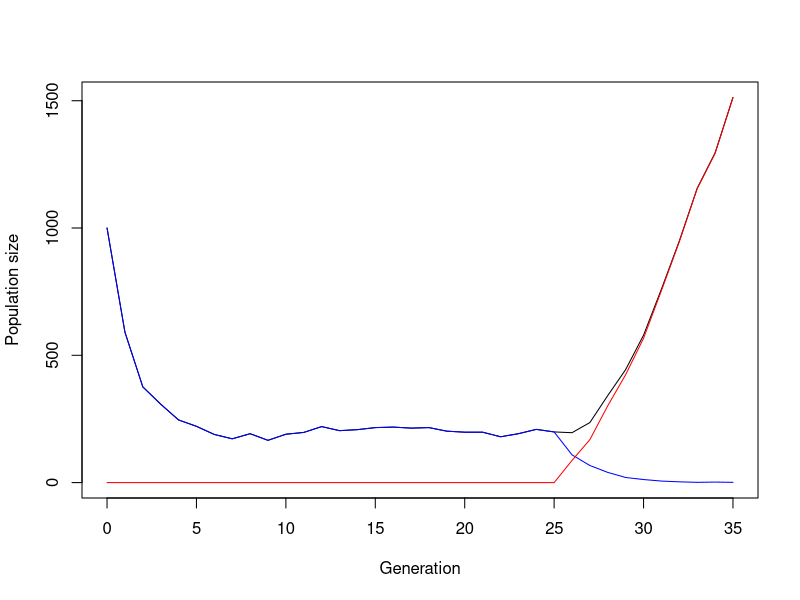

Recreate this plot in R.
## ---- chunk 1
simulate_one_gen_migrants <- function(N_a, N_A, decay_rate, sel_coeff, mut_rate, lambda_a,lambda_A) {
  # draw offspring according to Poisson distribution
  offsp_a <- rpois(1, N_a * (1-decay_rate))
  offsp_A <- rpois(1, N_A * (1-decay_rate+sel_coeff))
  # draw new mutants according to Poisson distribution
  mut_a_to_A <- rpois(1, offsp_a * mut_rate)
  mut_A_to_a <- rpois(1, offsp_A * mut_rate)
  # draw migrants for each genotype
  migrants_a <- rpois(1,lambda_a)
  migrants_A <- rpois(1,lambda_A)
  # determine new population sizes of wild type and mutant
  N_a_new <- max(offsp_a - mut_a_to_A, 0) + mut_A_to_a + migrants_a
  N_A_new <- max(offsp_A - mut_A_to_a, 0) + mut_a_to_A + migrants_A
  
  return(c(N_a_new, N_A_new))
}
## ---- chunk 2
simulate_pop_switching_migrants <- function(N0_a, N0_A, decay_rate, sel_coeff, flipswitch, migration_min, migration_max, mut_rate, t_max, flipswitch_start) {
  # Create the vector in which to save the results
  pop_vector <- c(N0_a, N0_A)
  # initiate the variables
  pop_new <- c(N0_a, N0_A)
  

   if (flipswitch_start == 1){
    migration <- sample(c(migration_min,migration_max))
    migration_a <- migration[1]
    migration_A <- migration[2]
    } else if (flipswitch_start == 2){
      migration_a <- migration_min
      migration_A <- migration_max
    } else {
      migration_a <- migration_max
      migration_A <- migration_min
    }

  # run the simulation until generation t_max
  v <- 0
  for (i in 1:t_max+1) {
    #define fitness of a and A for each iteration
    if (v<flipswitch){
      v <- v+1
    } else {
      migration <- migration_a
      migration_a <- migration_A
      migration_A <- migration
      v <- 0
    }
    
    # redefine the current population one generation later
    pop_new <- simulate_one_gen_migrants(pop_new[1],pop_new[2], decay_rate, sel_coeff, mut_rate,migration_a,migration_A)
    # add the new population sizes to the output vector
    pop_vector <- rbind(pop_vector,pop_new)
    # condition to stop the simulation before t_max: either the population exceeds 1.5 times the original population size, or it goes extinct
    if (pop_new[1]+pop_new[2]>=1.5*(N0_a+ N0_A) | pop_new[1]+pop_new[2]==0) break
  }
  
  # define the row and column names of the output vector
  rownames(pop_vector) <- (0:t_max)[1:length(pop_vector[,1])] # note that the vector has to be cut if the simulation stopped early
  colnames(pop_vector) <- c("a","A")
  # return the result
  return(pop_vector)	
}
## ---- chunk 3
max_gen <- 1000
N0_a <- 1000
N0_A <- 0
decay_rate <- 0.5
sel_coef <- 0.6
flipswitch <- 25
migrants_min <- 0
migrants_max <- 100 #5
mut_rate <- 0
# flipswitch_start 1 = random, 2 = negative first, 3 = positive first
flipswitch_start <- 3
# create your simulation data
output <- simulate_pop_switching_migrants(N0_a,N0_A,decay_rate,sel_coef,flipswitch,migrants_min,migrants_max,mut_rate,max_gen, flipswitch_start)
# plot the output - note that the plot range and the x axis have to be adjusted based on the length of the table
# determine x axis range 
print(output)
x_range <- 0:(length(output[,1])-1)
# this plots the total population size
plot(x_range,output[,1]+output[,2],type='l',ylim=c(0,max(output[,1]+output[,2])),xlab = "Generation",ylab = "Population size")
# add number of wild type individuals
lines(x_range,output[,1], col="blue")
# add number of mutant individuals
lines(x_range,output[,2], col="red")
